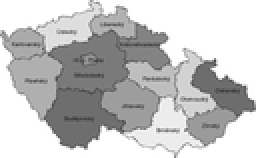
%> input picture priklady/2013/gray.png, 128 x 79 px, shrunk from 962 x 595 before the run (shown 2 times larger)
$ octave main.m   (GNU Octave 9; MATLAB toolbox functions it lacks are replaced by stand-ins)
%> lines starting %> are read from the running program, lines starting %| are printed output that depends on the picture; in (x1, y1, x2, y2) boxes, pixels count from 0 and x2, y2 are one past the last pixel; in counts of white or black regions, pixels touching at a corner belong together; the program's own positions count from 1
### priklady/2013/kruh.m
function K = kruh(R,N)
[X,Y]=meshgrid(-(N-1)/2:(N-1)/2, -(N-1)/2:(N-1)/2);
K = double(X.^2+Y.^2 < R.^2)

### priklady/2013/main.m
% [6 lines of commented-out code are left out]
I = imread('gray.png');
%> I is the input picture: size 79x128 uint8; min 60, max 255, mean 195.4
NN = histc(I(:), 1:255);
%> NN = 255 values, max 3693 at index 255, min 0 at index 1, mean 39.65
nonzeros = find(NN > 0) % Hodnoty nenulovych intenzit
%> nonzeros = 194 values from 60 to 255
%I = discnorm(I,colors);
nonzeros = nonzeros(2:end-1)
%> nonzeros = 192 values from 62 to 254
M = cell(length(nonzeros));
%> M = 36864 items
A = zeros(1,length(nonzeros));
K = kruh(10,20);
for i=1:length(nonzeros)
  m = I == nonzeros(i);
  m = imclose(m, K);
  a = sum(sum(m));
  j = 1;
  while A(j) > a
    j = j+1;
  end
  for k=length(A):-1:j
    A(k+1) = A(k);
    M{k+1} = M{k};
  end
  A(j) = a;
  M{j} = m;
end
%> this loop made 192 passes
%> a on passes 1 to 3: 1, 1, 2
%> pass 1, `m = I == nonzeros(i);`:
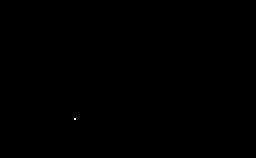
%> m: size 79x128 logical (shown 2 times larger); 0.01% white in thin lines or dots, all inside (x1, y1, x2, y2) = (37, 59, 38, 60)
%> after the loop, A = 384 values, max 1365 at index 1, min 0 at index 193, mean 136.7

% Seradit podle velikosti a poradi == nova intenzita
for i=1:length(M)
  I(M{i}) = i;
end
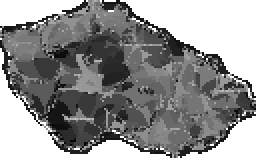
%> I: size 79x128 uint8 (shown 2 times larger); min 1, max 255, mean 143.9

% Pro kazdy trochu povyrust a podivat se na prunik se vsemi ostatnimi
for i=1:length(M)
  m = I == i;
  m = imdilate(m, K);
  for j=1:length(M)
    if j==i continue end;
    m2 = I == j;
    inter = m > 0 & m2 > 0;
    if sum(sum(inter)) > 0
      % i sousedi s j => vypsat
    end
  end
end
%> this loop made 192 passes
%> pass 1, `m = imdilate(m, K);`:
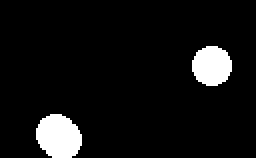
%> m: size 79x128 logical (shown 2 times larger); 7% white; 2 white regions, box (x1, y1, x2, y2) and area: (18, 57, 41, 79) 395, (96, 23, 116, 43) 316
%> pass 2, `m = imdilate(m, K);`:
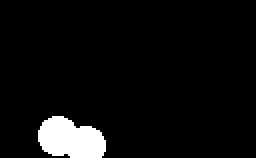
%> m: size 79x128 logical (shown 2 times larger); 5.3% white; 1 white region, box (x1, y1, x2, y2) and area: (19, 58, 53, 79) 538
